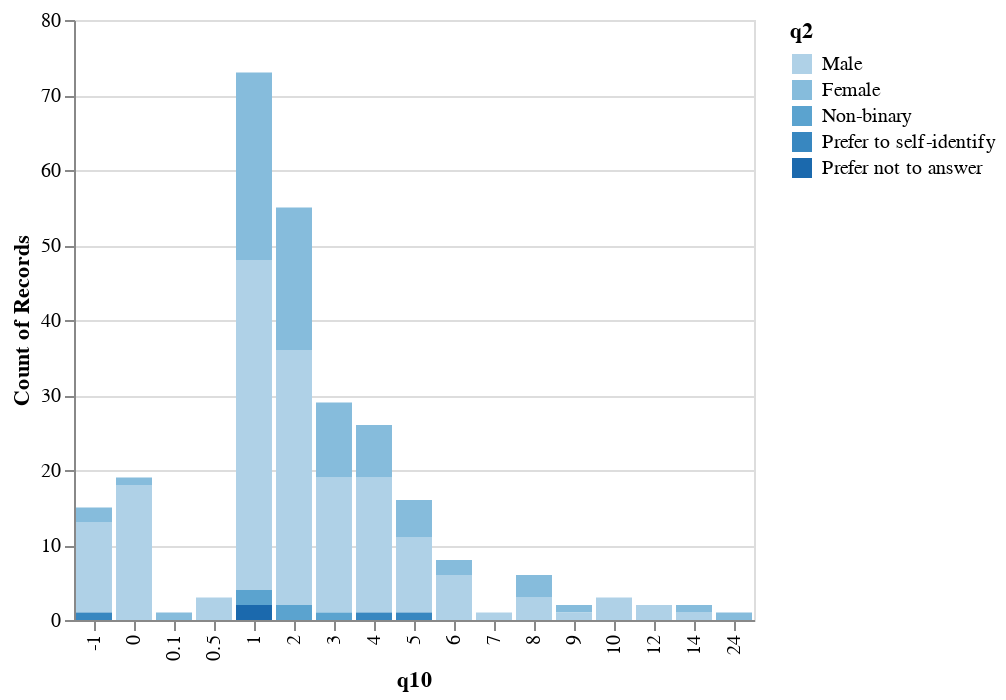

Notebook source saved alongside this figure:
### Code cell
alt.Chart(data).mark_bar().encode(
    alt.X("q10:N"),
    alt.Y("count()"),
    alt.Color("q2"),
)

### Figure 1 — Vega-Lite specification as saved in the notebook (floating-point values rounded to 4 significant figures; data arrays with more than 128 entries replaced by an {"elided": "..."} marker saying what was removed)
{"config": {"view": {"continuousWidth": 300, "continuousHeight": 300}}, "data": {"name": "data-68297e55635e3d51b7ebee18f4a1e0f4"}, "mark": {"type": "bar"}, "encoding": {"color": {"field": "q2", "sort": ["Male", "Female", "Non-binary", "Prefer to self-identify", "Prefer not to answer"], "type": "ordinal"}, "x": {"field": "q10", "type": "nominal"}, "y": {"aggregate": "count", "type": "quantitative"}}, "$schema": "https://vega.github.io/schema/vega-lite/v5.8.0.json", "datasets": {"data-68297e55635e3d51b7ebee18f4a1e0f4": {"elided": "262 records"}}}
